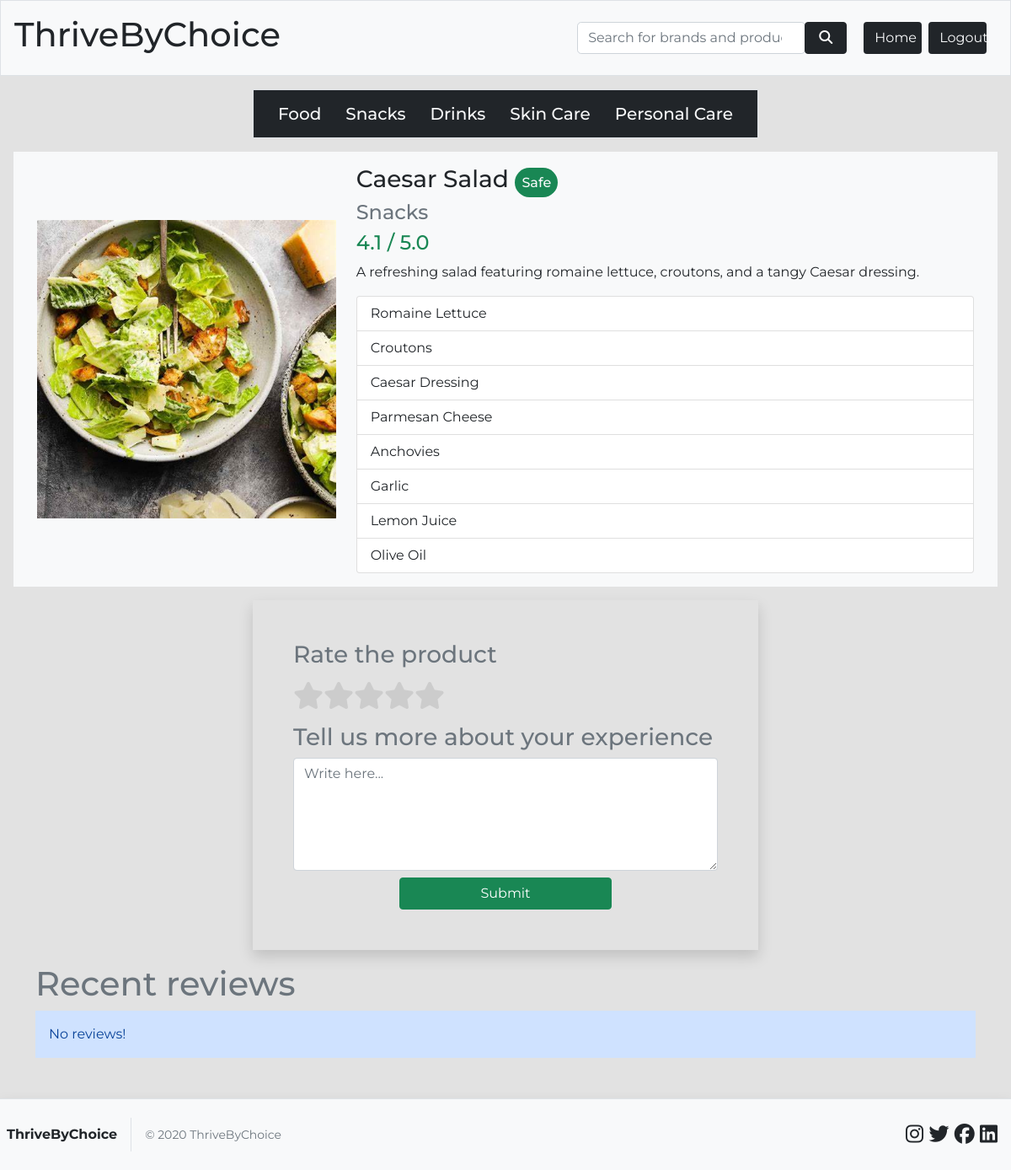
/product_details/88cc8088, run on the app's committed database.
### app/models.py (models this page shows)
class Products(models.Model):
    product_id = models.CharField(max_length=20, unique=True)
    name = models.CharField(max_length=100)
    image_file = models.CharField(max_length=50)
    ingredients = models.CharField(max_length=200)
    category = models.CharField(max_length=100)
    description = models.CharField(max_length=200)
    avg_rating = models.CharField(max_length=20, default=5.0)
    toxicity = models.BooleanField(default=False)
    keywords = models.CharField(max_length=200, null=True)

### app/views.py (the view)
# urls.py: path('product_details/<str:product_id>', views.product_details, name='product_details'), # Product Details Page
def product_details(request, product_id):
    product = get_products(product_id)
    reviews = Reviews.objects.filter(product=get_object_or_404(Products, product_id=product_id))
    has_reviewed = reviews.filter(reviewer=request.user.username).first()
    print(has_reviewed)
    if product[0]['toxicity']:
        safe_recommendations = recommend_safe_products(product_id)
    else:
        safe_recommendations = None
    return render(request, 'product_details.html', {'categories': CATEGORIES,
                                                    'product': product[0],
                                                    'reviews': reviews,
                                                    'has_reviewed': has_reviewed,
                                                    'toxic_ingredients': TOXIC_INGREDIENTS,
                                                    'safe_recommendations': safe_recommendations})

### app/utils.py (called while the page is built)
def get_products(product_id=None):
    if product_id:
        products = Products.objects.filter(product_id=product_id)
    else:
        products = Products.objects.all()
    prods = []
    for i in products:
        ingredients = [x.strip().lower() for x in i.ingredients.strip().split(",")]
        data = {
            "name": i.name,
            "product_id": i.product_id,
            "image_file": i.image_file,
            "category": i.category,
            "description": i.description,
            "ingredients": ingredients,
            "toxicity": i.toxicity,
            "avg_rating": i.avg_rating
        }
        prods.append(data)
    return prods

### app/templates/product_details.html (shortened to what this page needs)
{% extends 'base.html' %}
{% load static %}
{% block body %}
<div class="d-flex justify-content-between border p-3 align-items-center font-para bg-light">
    <h1 class="h1">ThriveByChoice</h1>
    <div class="container-fluid row gap-2 justify-content-end">
        <form method="get" action="{% url 'search' %}" class="form-inline col-5">
            <div class="input-group rounded">
                <input type="search" name="search" class="form-control rounded-3"
                    placeholder="Search for brands and products" aria-label="Search" aria-describedby="search-button">
                <div class="input-group-append">
                    <button class="btn btn-dark px-3" type="submit" id="search-button">
                        <i style="color: white;" class="fas fa-search"></i>
                    </button>
                </div>
            </div>
        </form>
        <a href="{% url 'home' %}" class="btn bg-dark text-light col-1 rounded">Home</a>
        <a href="{% url 'logout' %}" class="btn bg-dark text-light col-1 rounded">Logout</a>
    </div>
</div>
<div class="mt-3">
    <ul class="container w-50 border p-2 bg-dark d-flex justify-content-evenly font-para">
        {% for category in categories %}
        <a href="/search?search={{ category }}" class="text-light align-self-center h5 text-decoration-none p-2 m-0">{{ category|title }}</a>
        {% endfor %}
    </ul>
</div>
<div class="mx-3 row d-flex bg-light p-3 font-para">
    <div class="col-4 d-flex align-items-center">
        <img src="{% static product.image_file %}" alt="{{ product.product_id }}" class="img-fluid">
    </div>
    <div class="container-fluid col-8">
        <h3 class="h3">{{ product.name|title }}
            {% if product.toxicity %}
            <span class="bg-danger text-light p-2 fs-6 rounded-pill">Toxic</span>
            {% else %}
            <span class="bg-success text-light p-2 fs-6 rounded-pill">Safe</span>
            {% endif %}
        </h3>
        <h4 class="h4 text-secondary">{{ product.category|title }}</h4>
        <h4 class="h4 text-success">{{ product.avg_rating }} / 5.0</h4>
        <p>{{ product.description }}</p>
        <ul class="list-group">
            {% for ing in product.ingredients %}
            {% if ing in toxic_ingredients %}
            <li class="list-group-item bg-danger text-light">{{ ing|title }}</li>
            {% else %}
            <li class="list-group-item">{{ ing|title }}</li>
            {% endif %}
            {% endfor %}
        </ul>
    </div>
</div>
{% if not has_reviewed %}
<div class="my-3 container w-50 font-para shadow p-5">
    <form action="{% url 'review' product.product_id %}" method="post">
        <h3 class="h3 text-secondary">Rate the product</h3>
        <div class="">
            <div class="star-rating mb-2">
                <input type="radio" id="star5" name="rating" value="5"><label for="star5" title="5 stars"><i
                        class="fas fa-star"></i></label>
                <input type="radio" id="star4" name="rating" value="4"><label for="star4" title="4 stars"><i
                        class="fas fa-star"></i></label>
                <input type="radio" id="star3" name="rating" value="3"><label for="star3" title="3 stars"><i
                        class="fas fa-star"></i></label>
                <input type="radio" id="star2" name="rating" value="2"><label for="star2" title="2 stars"><i
                        class="fas fa-star"></i></label>
                <input type="radio" id="star1" name="rating" value="1"><label for="star1" title="1 star"><i
                        class="fas fa-star"></i></label>
            </div>
            <h3 class="h3 text-secondary">Tell us more about your experience</h3>
            <textarea class="form-control mb-2" name="review" placeholder="Write here..." id="review"
                rows="5"></textarea>
            <div class="d-flex justify-content-center">
                <button class="btn btn-success w-50" type="submit" name="submit" id="submit">Submit</button>
            </div>
        </div>
    </form>
</div>
{% endif %}
<div class="container font-para mt-3">
    <h1 class="text-secondary">Recent reviews</h1>
    {% if reviews %}
    {% for rev in reviews %}
    <div class="card">
        <div class="card-header">
            {{ rev.reviewer }}
            <span>
                {% if rev.rating == '1' %}
                <i class="fas fa-star"></i>
                {% elif rev.rating == '2' %}
                <i class="fas fa-star"></i>
                <i class="fas fa-star"></i>
                {% elif rev.rating == '3' %}
                <i class="fas fa-star"></i>
                <i class="fas fa-star"></i>
                <i class="fas fa-star"></i>
                {% elif rev.rating == '4' %}
                <i class="fas fa-star"></i>
                <i class="fas fa-star"></i>
                <i class="fas fa-star"></i>
                <i class="fas fa-star"></i>
                {% else %}
                <i class="fas fa-star"></i>
                <i class="fas fa-star"></i>
                <i class="fas fa-star"></i>
                <i class="fas fa-star"></i>
                <i class="fas fa-star"></i>
                {% endif %}
            </span>
            {% if rev.reviewer == has_reviewed.reviewer %}
            <span class="mark">[ You ]</span>
            {% endif %}
        </div>
        <div class="card-body">
            <p class="card-text">{{ rev.review }}</p>
        </div>
    </div>
    {% endfor %}
    {% else %}
    <div class="alert-primary p-3">No reviews!</div>
    {% endif %}
</div>
<div class="d-flex justify-content-between border-top py-2 shadow font-para mt-5 bg-light">
    <div class="d-flex align-items-center">
        <b class="border-end border-1 p-2 pe-3">ThriveByChoice</b>
        <small class="text-secondary px-3">© 2020 ThriveByChoice</small>
    </div>
    <div class="py-3 pe-3" style="font-size: 24px;">
        <i class="fa-brands fa-instagram"></i>
        <i class="fa-brands fa-twitter"></i>
        <i class="fa-brands fa-facebook"></i>
        <i class="fa-brands fa-linkedin"></i>
    </div>
</div>
{% endblock %}

### app/templates/product_details.html (style rules this page uses)
.font-para { font-family: "Montserrat", sans-serif; }
body { background-color: rgb(226, 226, 226); }
.star-rating { direction: rtl; display: inline-flex; }
.star-rating label { font-size: 2em; color: #ccc; cursor: pointer; }

### data on the page
Products: image_file+product (picture), name "Caesar Salad", category "Snacks", avg_rating "4.1", description "A refreshing salad featuring romaine lettuce, croutons, and a tangy Caesar dressing."

### other printed values
{{ category|title }} "Food" "Snacks" "Drinks" "Skin Care" "Personal Care"
{{ ing|title }} "Romaine Lettuce" "Croutons" "Caesar Dressing" "Parmesan Cheese" "Anchovies" "Garlic" "Lemon Juice" "Olive Oil"
